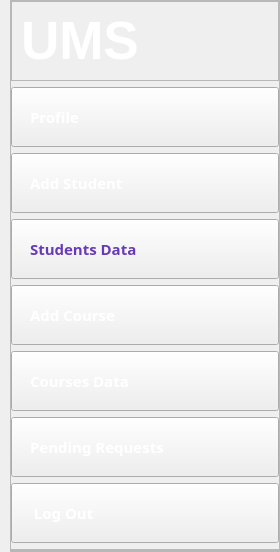
    <widget class="QWidget" name="leftMenu" native="true">
     <property name="minimumSize">
      <size>
       <width>280</width>
       <height>0</height>
      </size>
     </property>
     <property name="maximumSize">
      <size>
       <width>270</width>
       <height>678</height>
      </size>
     </property>
     <property name="styleSheet">
      <string notr="true">border-image:url(&quot;22.png&quot;);</string>
     </property>
     <layout class="QVBoxLayout" name="verticalLayout_24">
      <property name="leftMargin">
       <number>10</number>
      </property>
      <property name="topMargin">
       <number>0</number>
      </property>
      <property name="rightMargin">
       <number>0</number>
      </property>
      <property name="bottomMargin">
       <number>0</number>
      </property>
      <item>
       <widget class="QFrame" name="frame_19">
        <property name="frameShape">
         <enum>QFrame::StyledPanel</enum>
        </property>
        <property name="frameShadow">
         <enum>QFrame::Raised</enum>
        </property>
        <layout class="QVBoxLayout" name="verticalLayout_25">
         <property name="leftMargin">
          <number>0</number>
         </property>
         <property name="topMargin">
          <number>0</number>
         </property>
         <property name="rightMargin">
          <number>0</number>
         </property>
         <property name="bottomMargin">
          <number>0</number>
         </property>
         <item alignment="Qt::AlignTop">
          <widget class="QFrame" name="frame_20">
           <property name="styleSheet">
            <string notr="true">border-image:url(&quot;C:/Users/Hema/Desktop/Project/22.png&quot;);</string>
           </property>
           <property name="frameShape">
            <enum>QFrame::StyledPanel</enum>
           </property>
           <property name="frameShadow">
            <enum>QFrame::Raised</enum>
           </property>
           <layout class="QHBoxLayout" name="horizontalLayout_17">
            <item>
             <widget class="QLabel" name="label_10">
              <property name="font">
               <font>
                <family>Tahoma</family>
                <pointsize>40</pointsize>
                <italic>false</italic>
                <bold>true</bold>
               </font>
              </property>
              <property name="styleSheet">
               <string notr="true">COLOR:rgb(255, 255, 255);
font: 700 40pt &quot;Tahoma&quot;;</string>
              </property>
              <property name="text">
               <string>UMS</string>
              </property>
             </widget>
            </item>
            <item>
             <widget class="QPushButton" name="pushButton_39">
              <property name="maximumSize">
               <size>
                <width>35</width>
                <height>35</height>
               </size>
              </property>
              <property name="cursor">
               <cursorShape>PointingHandCursor</cursorShape>
              </property>
              <property name="styleSheet">
               <string notr="true">border-image:url(close.png);
border-radius:17px;</string>
              </property>
              <property name="text">
               <string/>
              </property>
              <property name="iconSize">
               <size>
                <width>20</width>
                <height>20</height>
               </size>
              </property>
             </widget>
            </item>
           </layout>
          </widget>
         </item>
         <item>
          <widget class="QPushButton" name="pushButton_40">
           <property name="minimumSize">
            <size>
             <width>0</width>
             <height>0</height>
            </size>
           </property>
           <property name="font">
            <font>
             <family>Arial Black</family>
             <pointsize>11</pointsize>
             <italic>false</italic>
             <bold>true</bold>
            </font>
           </property>
           <property name="cursor">
            <cursorShape>PointingHandCursor</cursorShape>
           </property>
           <property name="styleSheet">
            <string notr="true">*{padding:18px;
text-align:left;
font: 900 11pt &quot;Arial Black&quot;;
color:rgb(255, 255, 255);
}

#pushButton_40::hover{
border-image: url(white.png);
color:rgb(103,58,183);
}</string>
           </property>
           <property name="text">
            <string>Profile</string>
           </property>
          </widget>
         </item>
         <item>
          <widget class="QPushButton" name="pushButton_41">
           <property name="font">
            <font>
             <family>Arial Black</family>
             <pointsize>11</pointsize>
             <italic>false</italic>
             <bold>true</bold>
            </font>
           </property>
           <property name="cursor">
            <cursorShape>PointingHandCursor</cursorShape>
           </property>
           <property name="styleSheet">
            <string notr="true">*{padding:18px;
text-align:left;
font: 900 11pt &quot;Arial Black&quot;;
color:rgb(255, 255, 255);
}

#pushButton_41::hover{
border-image: url(white.png);
color:rgb(103,58,183);
}</string>
           </property>
           <property name="text">
            <string>Add Student</string>
           </property>
          </widget>
         </item>
         <item>
          <widget class="QPushButton" name="pushButton_43">
           <property name="font">
            <font>
             <family>Arial Black</family>
             <pointsize>11</pointsize>
             <italic>false</italic>
             <bold>true</bold>
            </font>
           </property>
           <property name="cursor">
            <cursorShape>PointingHandCursor</cursorShape>
           </property>
           <property name="styleSheet">
            <string notr="true">border-image: url(white.png);
padding:18px;
font: 900 11pt &quot;Arial Black&quot;;
text-align:left;
color:rgb(103,58,183);</string>
           </property>
           <property name="text">
            <string>Students Data</string>
           </property>
          </widget>
         </item>
         <item>
          <widget class="QPushButton" name="pushButton_42">
           <property name="font">
            <font>
             <family>Arial Black</family>
             <pointsize>11</pointsize>
             <italic>false</italic>
             <bold>true</bold>
            </font>
           </property>
           <property name="cursor">
            <cursorShape>PointingHandCursor</cursorShape>
           </property>
           <property name="styleSheet">
            <string notr="true">*{padding:18px;
text-align:left;
font: 900 11pt &quot;Arial Black&quot;;
color:rgb(255, 255, 255);
}

#pushButton_42::hover{
border-image: url(white.png);
color:rgb(103,58,183);
}</string>
           </property>
           <property name="text">
            <string>Add Course</string>
           </property>
          </widget>
         </item>
         <item>
          <widget class="QPushButton" name="pushButton_47">
           <property name="font">
            <font>
             <family>Arial Black</family>
             <pointsize>11</pointsize>
             <italic>false</italic>
             <bold>true</bold>
            </font>
           </property>
           <property name="cursor">
            <cursorShape>PointingHandCursor</cursorShape>
           </property>
           <property name="styleSheet">
            <string notr="true">*{padding:18px;
text-align:left;
font: 900 11pt &quot;Arial Black&quot;;
color:rgb(255, 255, 255);
}

#pushButton_47::hover{
border-image: url(white.png);
color:rgb(103,58,183);
}</string>
           </property>
           <property name="text">
            <string>Courses Data</string>
           </property>
          </widget>
         </item>
         <item>
          <widget class="QPushButton" name="pushButton_46">
           <property name="font">
            <font>
             <family>Arial Black</family>
             <pointsize>11</pointsize>
             <italic>false</italic>
             <bold>true</bold>
            </font>
           </property>
           <property name="cursor">
            <cursorShape>PointingHandCursor</cursorShape>
           </property>
           <property name="styleSheet">
            <string notr="true">*{padding:18px;
text-align:left;
font: 900 11pt &quot;Arial Black&quot;;
color:rgb(255, 255, 255);
}

#pushButton_46::hover{
border-image: url(white.png);
color:rgb(103,58,183);
}</string>
           </property>
           <property name="text">
            <string>Pending Requests</string>
           </property>
          </widget>
         </item>
         <item>
          <widget class="QPushButton" name="pushButton_44">
           <property name="font">
            <font>
             <family>Arial Black</family>
             <pointsize>11</pointsize>
             <italic>false</italic>
             <bold>true</bold>
            </font>
           </property>
           <property name="cursor">
            <cursorShape>PointingHandCursor</cursorShape>
           </property>
           <property name="styleSheet">
            <string notr="true">*{padding:18px;
text-align:left;
font: 900 11pt &quot;Arial Black&quot;;
color:rgb(255, 255, 255);
}

#pushButton_44::hover{
border-image: url(white.png);
color:rgb(103,58,183);
}</string>
           </property>
           <property name="text">
            <string> Log Out</string>
           </property>
          </widget>
         </item>
         <item alignment="Qt::AlignTop">
          <widget class="QFrame" name="frame_21">
           <property name="sizePolicy">
            <sizepolicy hsizetype="Preferred" vsizetype="Expanding">
             <horstretch>0</horstretch>
             <verstretch>0</verstretch>
            </sizepolicy>
           </property>
           <property name="frameShape">
            <enum>QFrame::StyledPanel</enum>
           </property>
           <property name="frameShadow">
            <enum>QFrame::Raised</enum>
           </property>
           <layout class="QVBoxLayout" name="verticalLayout_26">
            <property name="spacing">
             <number>9</number>
            </property>
            <property name="leftMargin">
             <number>0</number>
            </property>
            <property name="topMargin">
             <number>0</number>
            </property>
            <property name="rightMargin">
             <number>0</number>
            </property>
            <property name="bottomMargin">
             <number>0</number>
            </property>
           </layout>
          </widget>
         </item>
        </layout>
       </widget>
      </item>
     </layout>
    </widget>
